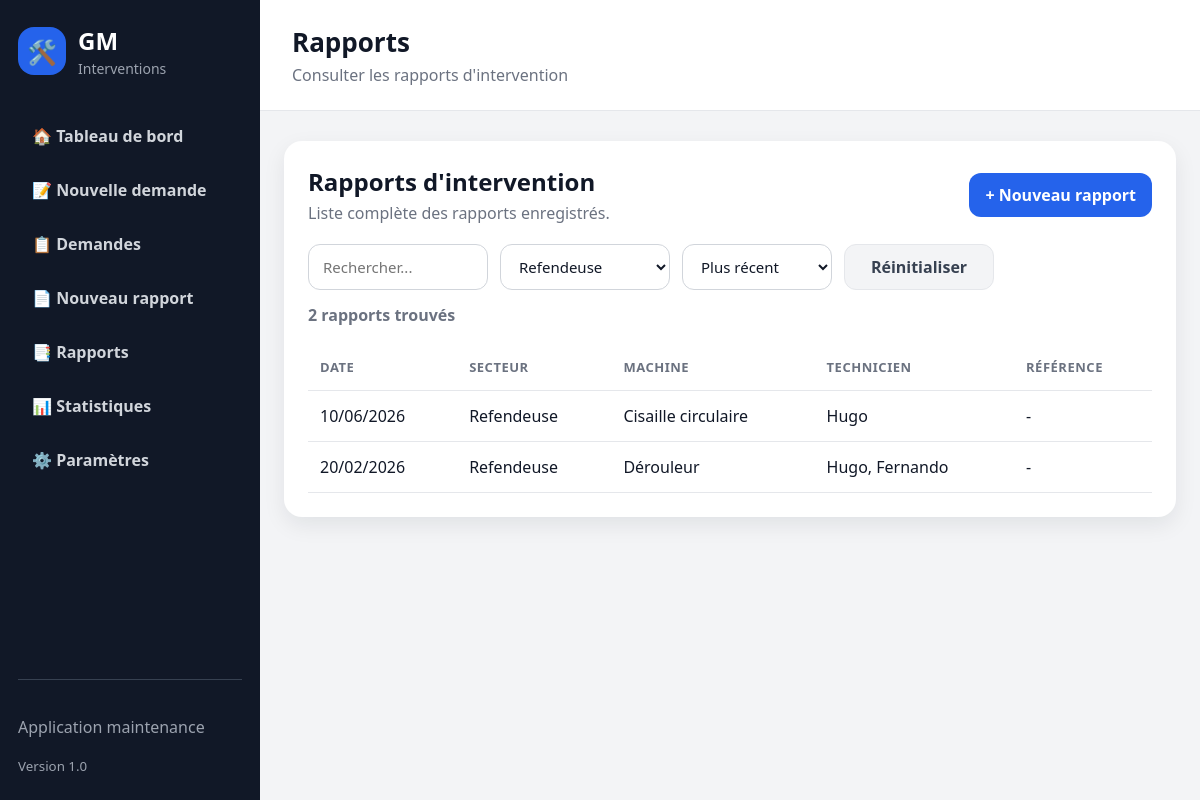
Screenshot of /rapports?secteur_id=2 with the database file from the repository.
### tables this page shows
CREATE TABLE rapports_intervention (
            id INTEGER PRIMARY KEY AUTOINCREMENT,
            secteur_id INTEGER,
            machine TEXT,
            probleme TEXT NOT NULL,
            travaux TEXT NOT NULL,
            technicien TEXT NOT NULL,
            commentaire TEXT,
            reference TEXT,
            date_rapport TIMESTAMP DEFAULT CURRENT_TIMESTAMP,
            FOREIGN KEY (secteur_id) REFERENCES secteurs(id)
        );

CREATE TABLE secteurs (
            id INTEGER PRIMARY KEY AUTOINCREMENT,
            nom TEXT NOT NULL UNIQUE
        , actif INTEGER
                NOT NULL DEFAULT 1);

### routes/rapports.py (the view, shortened to what this page needs)
@rapports_bp.route("/rapports")
def liste_rapports():
    recherche = request.args.get("recherche", "").strip()
    secteur_id = request.args.get("secteur_id", "").strip()
    tri = request.args.get("tri", "recent").strip()
    query = """
        SELECT
            rapports_intervention.*,
            secteurs.nom AS secteur_nom
        FROM rapports_intervention
        LEFT JOIN secteurs
            ON rapports_intervention.secteur_id = secteurs.id
        WHERE 1 = 1
    """
    params = []
    if secteur_id:
        query += """
            AND rapports_intervention.secteur_id = ?
        """
        params.append(secteur_id)
    order_by_options = {
        "ancien": "rapports_intervention.date_rapport ASC",
        "secteur": "secteurs.nom ASC",
        "technicien": "rapports_intervention.technicien ASC",
        "recent": "rapports_intervention.date_rapport DESC",
    }
    order_by = order_by_options.get(
        tri,
        order_by_options["recent"]
    )
    query += f" ORDER BY {order_by}"
    with connexion_db() as conn:
        rapports = conn.execute(
            query,
            params
        ).fetchall()
        secteurs = get_all_secteurs(conn)
    return render_template(
        "rapports/liste.html",
        rapports=rapports,
        secteurs=secteurs,
        recherche=recherche,
        secteur_id=secteur_id,
        tri=tri
    )

### app.py (called while the page is built)
@app.template_filter("date_fr")
def date_fr(value):
    if not value:
        return ""
    if isinstance(value, datetime):
        return value.strftime("%d/%m/%Y")
    try:
        date_value = datetime.fromisoformat(str(value))
        return date_value.strftime("%d/%m/%Y")
    except (ValueError, TypeError):
        return str(value)

### database.py (called while the page is built)
def is_postgres():
    return bool(DATABASE_URL)

def get_db_connection():
    if is_postgres():
        return PostgresConnectionAdapter(DATABASE_URL)
    conn = sqlite3.connect(DB_PATH)
    conn.row_factory = sqlite3.Row
    conn.execute("PRAGMA foreign_keys = ON")
    return conn

### routes/rapports.py (called while the page is built)
def get_all_secteurs(conn):
    return conn.execute("""
        SELECT *
        FROM secteurs
        WHERE actif = TRUE
        ORDER BY nom
    """).fetchall()

### services/database_service.py (called while the page is built)
@contextmanager
def connexion_db():
    conn = get_db_connection()
    try:
        yield conn
    finally:
        conn.close()

### templates/rapports/liste.html (shortened to what this page needs)
{% extends "base.html" %}
{% block page_title %}
Rapports
{% endblock %}
{% block page_subtitle %}
Consulter les rapports d'intervention
{% endblock %}
{% block content %}
<section class="card">
    <div class="section-header">
        <div>
            <h2>Rapports d'intervention</h2>
            <p>Liste complète des rapports enregistrés.</p>
        </div>
        <a href="/rapports/nouveau" class="btn">+ Nouveau rapport</a>
    </div>
<form
    method="GET"
    class="filters-bar"
    id="filtersForm"
    data-filters-form
    data-storage-key="gm-rapports-filters"
>
    <input
        type="text"
        name="recherche"
        placeholder="Rechercher..."
        value="{{ recherche }}"
    >
    <select name="secteur_id">
        {% for secteur in secteurs %}
            <option
                value="{{ secteur.id }}"
                {% if secteur_id == secteur.id|string %}
                    selected
                {% endif %}
            >
                {{ secteur.nom }}
            </option>
        {% endfor %}
    </select>
    <select name="tri">
        <option value="recent" {% if tri == "recent" %}selected{% endif %}>
            Plus récent
        </option>
    </select>
    <a
        href="{{ url_for('rapports.liste_rapports') }}"
        class="btn-secondary"
        data-reset-filters
    >
        Réinitialiser
    </a>
</form>
    <p class="result-count">
        {{ rapports|length }} rapport{{ "s" if rapports|length > 1 else "" }} trouvé{{ "s" if rapports|length > 1 else "" }}
    </p>
    {% if rapports %}
        <div class="table-container">
            <table class="modern-table">
                <thead>
                    <tr>
                        <th>Date</th>
                        <th>Secteur</th>
                        <th>Machine</th>
                        <th>Technicien</th>
                        <th>Référence</th>
                    </tr>
                </thead>
                <tbody>
                    {% for rapport in rapports %}
                    <tr class="clickable-row" onclick="window.location='/rapports/{{ rapport.id }}'">
                        <td>{{ rapport.date_rapport|date_fr }}</td>
                        <td>{{ rapport.secteur_nom or "Non renseigné" }}</td>
                        <td>{{ rapport.machine }}</td>
                        <td>{{ rapport.technicien }}</td>
                        <td>{{ rapport.reference or "-" }}</td>
                    </tr>
                    {% endfor %}
                </tbody>
            </table>
        </div>
    {% else %}
        <div class="empty-state">
            <div class="icon">📭</div>
            <p>Aucun rapport enregistré.</p>
        </div>
    {% endif %}
</section>
{% endblock %}

### static/css/style.css (style rules this page uses)
* { box-sizing: border-box; }
body { margin: 0; font-family: "Segoe UI", Arial, sans-serif; background: #f3f4f6; color: #111827; }
.stat-card, .card { background: white; border-radius: 18px; box-shadow: 0 8px 22px rgba(15, 23, 42, 0.08); }
.card { padding: 24px; margin-bottom: 20px; }
.card h2 { margin-top: 0; }
.btn { display: inline-block; background: #2563eb; color: white; padding: 11px 16px; border-radius: 12px; text-decoration: none; font-weight: 700; border: none; cursor: pointer; }
.section-header { display: flex; justify-content: space-between; align-items: center; gap: 16px; margin-bottom: 20px; }
.section-header h2 { margin: 0; }
.section-header p { margin: 4px 0 0; color: #6b7280; }
.table-container { overflow-x: auto; }
.modern-table { width: 100%; border-collapse: collapse; }
.modern-table th, .modern-table td { padding: 14px 12px; text-align: left; border-bottom: 1px solid #e5e7eb; }
.modern-table th { color: #6b7280; font-size: 13px; text-transform: uppercase; letter-spacing: 0.04em; }
.clickable-row { cursor: pointer; transition: 0.2s; }
.btn-secondary { display: inline-block; background: #f3f4f6; color: #374151; padding: 11px 16px; border-radius: 12px; text-decoration: none; font-weight: 700; border: 1px solid #e5e7eb; }
.filters-bar { display: flex; gap: 12px; margin-bottom: 12px; flex-wrap: wrap; }
.filters-bar input, .filters-bar select { padding: 12px 14px; border: 1px solid #d1d5db; border-radius: 12px; font-family: inherit; font-size: 15px; }
.result-count { margin: 0 0 18px; color: #6b7280; font-weight: 600; }
form.filters-bar { display: grid !important; grid-template-columns: minmax(180px, 220px) minmax(170px, 190px) minmax(150px, 160px) minmax(150px, 160px) 150px; align-items: center; gap: 12px; width: 100%; margin: 0 0 14px; }
form.filters-bar input[type="text"], form.filters-bar input[type="search"], form.filters-bar select { width: 100% !important; height: 46px !important; min-height: 46px; margin: 0 !important; padding: 0 14px !important; border: 1px solid #d1d5db !important; border-radius: 12px !important; background-color: #ffffff !important; color: #111827 !important; font-family: inherit !important; font-size: 15px !important; line-height: normal; outline: none; }
form.filters-bar select { cursor: pointer; }
form.filters-bar .btn-secondary { display: inline-flex !important; align-items: center; justify-content: center; height: 46px; min-height: 46px; margin: 0; padding: 0 18px; white-space: nowrap; }

### rows the page displays
rapports_intervention: date_rapport "10/06/2026", nom "Refendeuse", machine "Cisaille circulaire", technicien "Hugo", reference "-"
rapports_intervention: date_rapport "20/02/2026", nom "Refendeuse", machine "Dérouleur", technicien "Hugo, Fernando", reference "-"

### other values shown
{{ rapports|length }} "2"
{{ "s" if rapports|length > 1 else "" }} "s"
form field secteur_id "Refendeuse"
